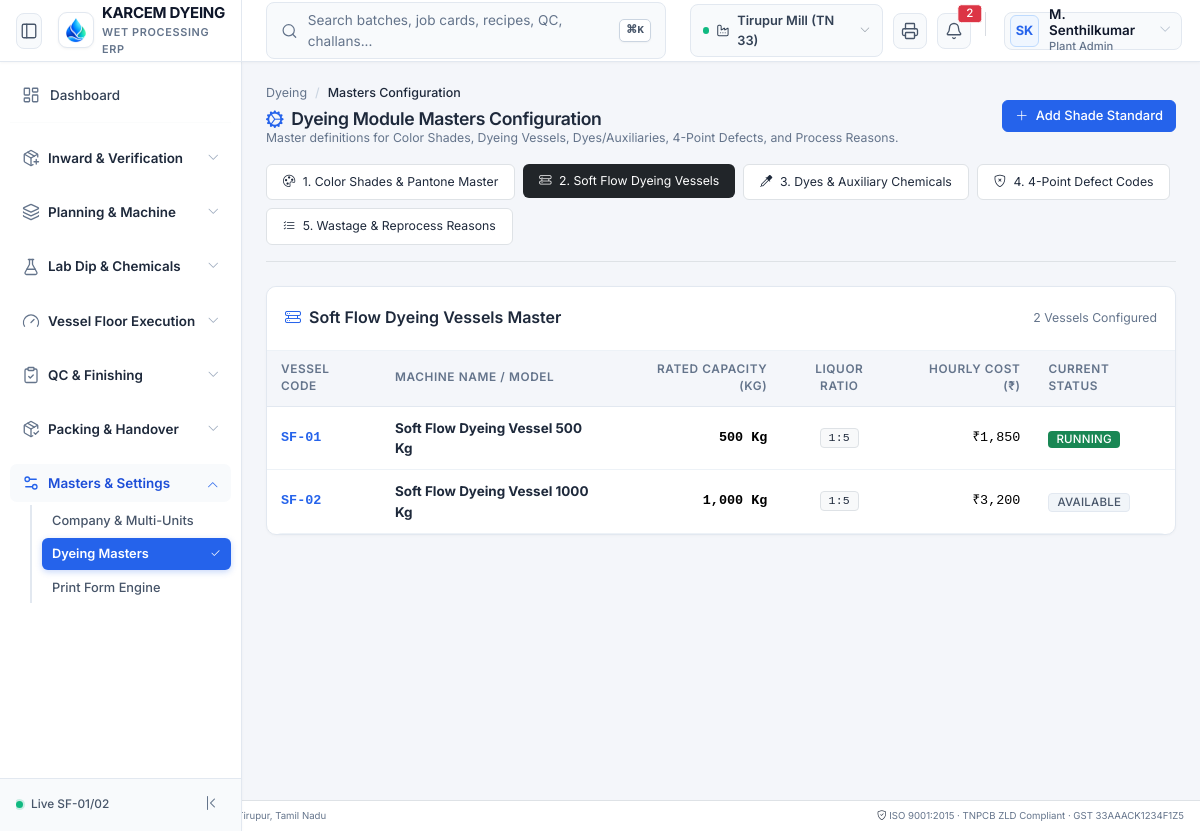
Page /modules/dyeing/views/masters.php?tab=vessels on the committed database.
### tables this page shows
CREATE TABLE IF NOT EXISTS machines (
    id BIGINT UNSIGNED AUTO_INCREMENT PRIMARY KEY,
    company_id BIGINT UNSIGNED NOT NULL,
    branch_id BIGINT UNSIGNED NULL,
    code VARCHAR(32) NOT NULL,
    name VARCHAR(120) NOT NULL,
    process_type ENUM('blowroom', 'carding', 'drawing', 'roving', 'ring_frame', 'winding', 'knitting', 'weaving', 'soft_flow_dyeing', 'cabinet_dyeing', 'hydro_extractor', 'relax_dryer', 'stenter', 'compactor', 'cutting', 'sewing') NOT NULL,
    model_number VARCHAR(64) NULL,
    manufacturer VARCHAR(100) NULL,
    year_of_make INT NULL,
    capacity DECIMAL(12,2) NOT NULL,
    capacity_uom VARCHAR(16) NOT NULL DEFAULT 'Kg',
    spring_or_tubes INT NULL,
    liquor_ratio VARCHAR(20) NULL,
    hourly_operating_cost DECIMAL(12,2) NOT NULL DEFAULT 0.00,
    current_status ENUM('available', 'running', 'maintenance', 'idle', 'breakdown') NOT NULL DEFAULT 'available',
    is_active TINYINT(1) NOT NULL DEFAULT 1,
    INDEX (company_id),
    INDEX (process_type)
);

### core/Support/Url.php (called while the page is built, shortened)
<?php
class Url {
    private static ?string $base = null;
    public static function base(): string {
        if (self::$base !== null) {
            return self::$base;
        }
        $appUrl = Env::get('APP_URL');
        if (!empty($appUrl)) {
            $parsed = parse_url($appUrl, PHP_URL_PATH);
            self::$base = rtrim($parsed ?: '', '/');
            return self::$base;
        }
        $script = $_SERVER['SCRIPT_NAME'] ?? '';
        $dir = dirname($script);
        self::$base = ($dir === '/' || $dir === '\\') ? '' : rtrim(str_replace('\\', '/', $dir), '/');
        return self::$base;
    }
    public static function to(string $path = ''): string {
        $base = self::base();
        $path = '/' . ltrim($path, '/');
        if ($base !== '' && ($path === $base || str_starts_with($path, $base . '/'))) {
            return $path;
        }
        return $base . $path;
    }
}

### core/Database/Database.php (called while the page is built, shortened)
<?php
class Database {
    private static ?PDO $pdo = null;
    public static function getConnection(): PDO {
        if (self::$pdo === null) {
            $config = require dirname(__DIR__, 2) . '/config/database.php';
            $dsn = "mysql:host={$config['host']};port={$config['port']};dbname={$config['database']};charset={$config['charset']}";
            try {
                self::$pdo = new PDO($dsn, $config['username'], $config['password'], $config['options']);
            } catch (Exception $e) {
                throw new Exception("Database Connection Failed: " . $e->getMessage());
            }
        }
        return self::$pdo;
    }
    public static function fetchAll(string $sql, array $params = []): array {
        $stmt = self::getConnection()->prepare($sql);
        $stmt->execute($params);
        return $stmt->fetchAll();
    }
}

### modules/dyeing/views/masters.php (the view, shortened to what this page needs)
<?php
$tab = $_GET['tab'] ?? 'shades';
require_once dirname(__DIR__, 3) . '/includes/header.php';
require_once dirname(__DIR__, 3) . '/includes/sidebar.php';
$shades = Database::fetchAll("SELECT * FROM dyeing_shades ORDER BY id DESC");
$vessels = Database::fetchAll("SELECT * FROM machines WHERE process_type = 'soft_flow_dyeing' ORDER BY code ASC");
?>
<main class="cz-main">
  <div class="cz-content p-4">
    <div class="d-flex flex-wrap justify-content-between align-items-center mb-3 gap-2">
      <div>
        <nav aria-label="breadcrumb">
          <ol class="breadcrumb mb-1 small">
            <li class="breadcrumb-item"><a href="<?= Url::to('/dyeing/dashboard') ?>">Dyeing</a></li>
            <li class="breadcrumb-item active">Masters Configuration</li>
          </ol>
        </nav>
        <h1 class="h4 fw-bold text-dark mb-0"><i class="bi bi-gear-wide-connected text-primary me-2"></i>Dyeing Module Masters Configuration</h1>
        <p class="text-secondary small mb-0">Master definitions for Color Shades, Dyeing Vessels, Dyes/Auxiliaries, 4-Point Defects, and Process Reasons.</p>
      </div>
      <div class="d-flex gap-2">
        <button class="btn btn-dark btn-sm" data-bs-toggle="modal" data-bs-target="#newShadeModal">
          <i class="bi bi-plus-lg me-1"></i> Add Shade Standard
        </button>
      </div>
    </div>
    <ul class="nav nav-pills mb-4 gap-2 small border-bottom pb-3">
      <li class="nav-item">
        <a class="nav-link <?= $tab === 'shades' ? 'active bg-dark' : 'text-dark bg-white border' ?>" href="?tab=shades">
          <i class="bi bi-palette me-1"></i> 1. Color Shades & Pantone Master
        </a>
      </li>
      <li class="nav-item">
        <a class="nav-link <?= $tab === 'vessels' ? 'active bg-dark' : 'text-dark bg-white border' ?>" href="?tab=vessels">
          <i class="bi bi-hdd-rack me-1"></i> 2. Soft Flow Dyeing Vessels
        </a>
      </li>
      <li class="nav-item">
        <a class="nav-link <?= $tab === 'chemicals' ? 'active bg-dark' : 'text-dark bg-white border' ?>" href="?tab=chemicals">
          <i class="bi bi-eyedropper me-1"></i> 3. Dyes & Auxiliary Chemicals
        </a>
      </li>
      <li class="nav-item">
        <a class="nav-link <?= $tab === 'defects' ? 'active bg-dark' : 'text-dark bg-white border' ?>" href="?tab=defects">
          <i class="bi bi-shield-x me-1"></i> 4. 4-Point Defect Codes
        </a>
      </li>
      <li class="nav-item">
        <a class="nav-link <?= $tab === 'reasons' ? 'active bg-dark' : 'text-dark bg-white border' ?>" href="?tab=reasons">
          <i class="bi bi-list-check me-1"></i> 5. Wastage & Reprocess Reasons
        </a>
      </li>
    </ul>
    <?php if ($tab === 'shades'): ?>
      <div class="cz-panel">
        <div class="cz-panel-head d-flex justify-content-between align-items-center">
          <h2 class="h6 fw-bold mb-0 text-dark"><i class="bi bi-palette text-primary me-2"></i>Approved Color Palette & Shade Standards</h2>
          <span class="small text-secondary"><?= count($shades) ?> Shades Registered</span>
        </div>
        <div class="table-responsive">
          <table class="table table-hover align-middle mb-0 small">
            <thead class="table-light">
              <tr>
                <th>Swatch</th>
                <th>Shade Code</th>
                <th>Shade Name</th>
                <th>Pantone TCX Ref</th>
                <th>Shade Family</th>
                <th>Dye Class</th>
                <th class="text-center">ΔE Tolerance</th>
                <th>Status</th>
              </tr>
            </thead>
            <tbody>
              <?php foreach ($shades as $sh): ?>
                <tr>
                  <td>
                    <span class="d-inline-block rounded border shadow-sm" style="width: 24px; height: 24px; background-color: <?= htmlspecialchars($sh['hex_color']) ?>;"></span>
                  </td>
                  <td class="fw-bold font-monospace text-primary"><?= htmlspecialchars($sh['shade_code']) ?></td>
                  <td class="fw-bold text-dark"><?= htmlspecialchars($sh['shade_name']) ?></td>
                  <td><code><?= htmlspecialchars($sh['pantone_ref'] ?: 'N/A') ?></code></td>
                  <td><span class="badge bg-light text-dark border"><?= htmlspecialchars($sh['shade_family']) ?></span></td>
                  <td><span class="badge bg-dark text-uppercase"><?= htmlspecialchars($sh['dye_class']) ?></span></td>
                  <td class="text-center font-monospace">&le; <?= number_format($sh['delta_e_tolerance'], 2) ?></td>
                  <td><span class="badge bg-success-subtle text-success">Active</span></td>
                </tr>
              <?php endforeach; ?>
            </tbody>
          </table>
        </div>
      </div>
    <?php elseif ($tab === 'vessels'): ?>
      <div class="cz-panel">
        <div class="cz-panel-head d-flex justify-content-between align-items-center">
          <h2 class="h6 fw-bold mb-0 text-dark"><i class="bi bi-hdd-rack text-primary me-2"></i>Soft Flow Dyeing Vessels Master</h2>
          <span class="small text-secondary"><?= count($vessels) ?> Vessels Configured</span>
        </div>
        <div class="table-responsive">
          <table class="table table-hover align-middle mb-0 small">
            <thead class="table-light">
              <tr>
                <th>Vessel Code</th>
                <th>Machine Name / Model</th>
                <th class="text-end">Rated Capacity (Kg)</th>
                <th class="text-center">Liquor Ratio</th>
                <th class="text-end">Hourly Cost (₹)</th>
                <th>Current Status</th>
              </tr>
            </thead>
            <tbody>
              <?php foreach ($vessels as $v): ?>
                <tr>
                  <td class="fw-bold font-monospace text-primary"><?= htmlspecialchars($v['code']) ?></td>
                  <td class="fw-bold text-dark"><?= htmlspecialchars($v['name']) ?></td>
                  <td class="text-end font-monospace fw-bold"><?= number_format($v['capacity'], 0) ?> Kg</td>
                  <td class="text-center font-monospace"><span class="badge bg-light text-dark border"><?= htmlspecialchars($v['liquor_ratio'] ?? '1:6') ?></span></td>
                  <td class="text-end font-monospace">₹<?= number_format($v['hourly_operating_cost'], 0) ?></td>
                  <td>
                    <span class="badge bg-<?= $v['current_status'] === 'running' ? 'success' : 'secondary' ?>">
                      <?= strtoupper($v['current_status']) ?>
                    </span>
                  </td>
                </tr>
              <?php endforeach; ?>
            </tbody>
          </table>
        </div>
      </div>
    <?php endif; ?>
  </div>
</main>
<?php
require_once dirname(__DIR__, 3) . '/includes/footer.php';

### assets/css/my-page-ui.css (style rules this page uses)
:root { --primary-blue: #0d6efd; --primary-soft: #e7f1ff; --success-green: #198754; --success-soft: #e8f5e9; --warning-yellow: #ffc107; --warning-soft: #fff9e6; --danger-red: #dc3545; --danger-soft: #ffebee; --gray-soft: #f8f9fa; --text-main: #212529; --text-muted: #6c757d; }

### rows in the picture
machines: code "SF-01", name "Soft Flow Dyeing Vessel 500 Kg", capacity "500", liquor_ratio "1:5", hourly_operating_cost "1,850", current_status "RUNNING"
machines: code "SF-02", name "Soft Flow Dyeing Vessel 1000 Kg", capacity "1,000", liquor_ratio "1:5", hourly_operating_cost "3,200", current_status "AVAILABLE"

### other values in the picture
$_SESSION['active_branch_name'] "Tirupur Mill (TN 33)"
$currentUser['initials'] "SK"
$currentUser['full_name'] "M. Senthilkumar"
$grp['title'] "Inward & Verification"
$grp['title'] "Planning & Machine"
$grp['title'] "Lab Dip & Chemicals"
$grp['title'] "Vessel Floor Execution"
$grp['title'] "QC & Finishing"
$grp['title'] "Packing & Handover"
$grp['title'] "Masters & Settings"
$item['label'] "Company & Multi-Units"
$item['label'] "Dyeing Masters"
$item['label'] "Print Form Engine"
count($vessels) "2"
